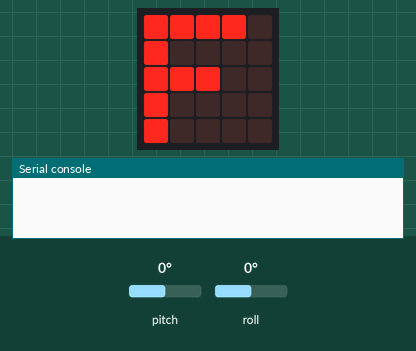
Bench run of a program on a simulated BBC micro:bit (MakeCode). Shown: the board's 5×5 LED display, the last lines printed to the serial console. The inputs (shaded band) are chosen by the test bench; at power-on: pitch 0°, roll 0°. No radio messages arrive unless stated (any console line starting 'radio sent:' is added by the test bench).

Above: at 1.3 s.
1.4 s: pitch set to -172°
At 4.6 s:
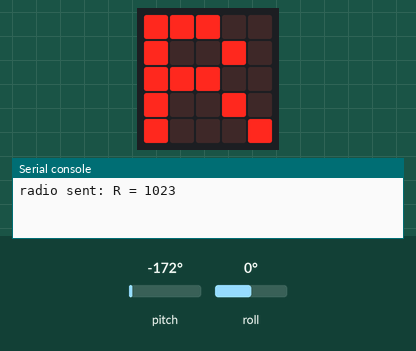
5.1 s: roll set to -172°
At 7.9 s:
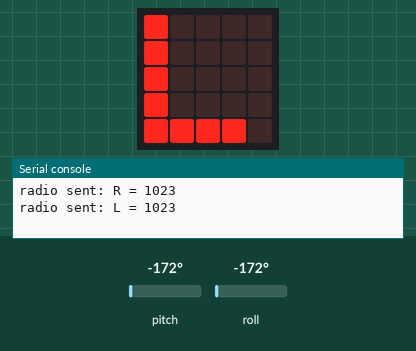
8.8 s: pitch set to 90°
At 10.3 s:
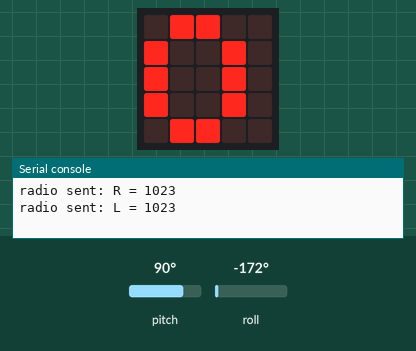
11.9 s: roll set to -49°
13.6 s: roll set to -40°
At 15.9 s:
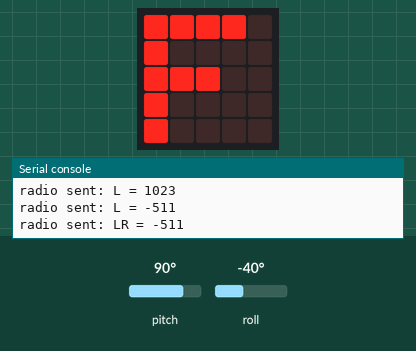
16.1 s: roll set to -90°
At 17.6 s:
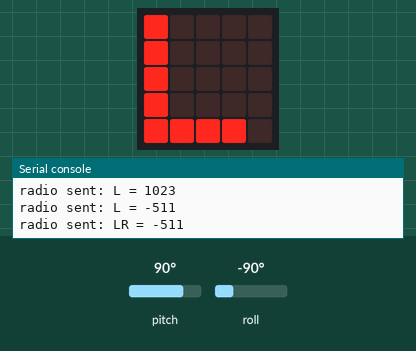
Timing chart, 0 to 19.1 s (numbered marks = the images above; inputs shaded):
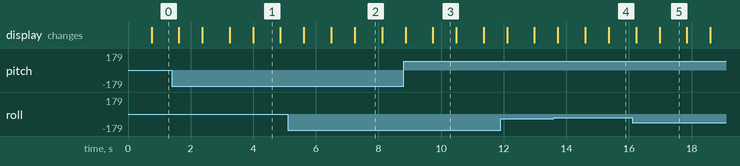

Measured:
- the behaviour switches between -46 and -45° on roll (found by bisection; images 3 and 4)
- after the input at 1.4 s, the display: first changes after 0.22 s (image 1 shows a later state)
- after the input at 5.1 s, the display: changes after 0.52 s (image 2)
- after the input at 8.8 s, the display: first differs from a run without the input after 0.93 s (image 3)
- after the input at 13.6 s, the display: changes after 0.13 s (image 4)
- after the input at 16.1 s, the display: first differs from a run without the input after 0.88 s (image 5)
- what the display in image 1 shows lasts 0.9 s, from 4.0 s to 4.9 s

The program:

main.ts
```typescript
function sendSpeed (speed: number) {
    if (input.rotation(Rotation.Roll) < -45) {
        basic.showString("L")
        if (last_speed_L != speed) {
            last_speed_L = speed
            radio.sendValue("L", speed)
        }
    } else if (input.rotation(Rotation.Roll) > 45) {
        basic.showString("R")
        if (last_speed_R != speed) {
            last_speed_R = speed
            radio.sendValue("R", speed)
        }
    } else {
        basic.showString("F")
        if (last_speed_L != speed || last_speed_R != speed) {
            last_speed_L = speed
            last_speed_R = speed
            radio.sendValue("LR", speed)
        }
    }
}
let last_speed_R = 0
let last_speed_L = 0
radio.setGroup(1)
last_speed_L = 0
last_speed_R = 0
basic.forever(function () {
    if (input.rotation(Rotation.Pitch) < -70) {
        basic.showString("4")
        sendSpeed(1023)
    } else if (input.rotation(Rotation.Pitch) < 0) {
        basic.showString("3")
        sendSpeed(511)
    } else if (input.rotation(Rotation.Pitch) < 30) {
        basic.showString("2")
        sendSpeed(0)
    } else if (input.rotation(Rotation.Pitch) < 70) {
        basic.showString("1")
        sendSpeed(-255)
    } else {
        basic.showString("0")
        sendSpeed(-511)
    }
    basic.pause(100)
})
```

test.ts
```typescript
// テストはここに来ます。このパッケージが拡張機能として使用されるときにはコンパイルされません。
```
